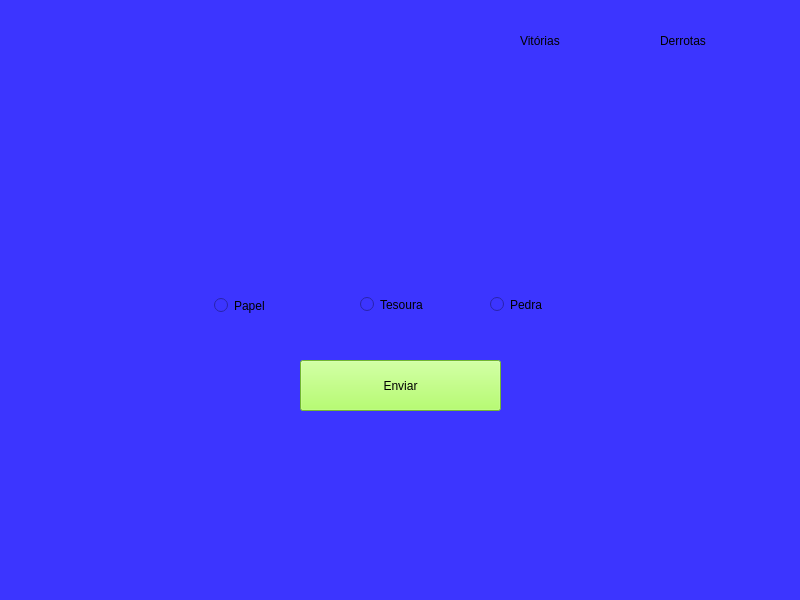
<?xml version="1.0" encoding="UTF-8"?>
<ui version="4.0">
 <class>MainWindow</class>
 <widget class="QMainWindow" name="MainWindow">
  <property name="geometry">
   <rect>
    <x>0</x>
    <y>0</y>
    <width>800</width>
    <height>600</height>
   </rect>
  </property>
  <property name="windowTitle">
   <string>MainWindow</string>
  </property>
  <property name="styleSheet">
   <string notr="true">background-color: rgb(60, 53, 255);</string>
  </property>
  <widget class="QWidget" name="centralwidget">
   <widget class="QRadioButton" name="radioPapel">
    <property name="geometry">
     <rect>
      <x>214</x>
      <y>290</y>
      <width>111</width>
      <height>31</height>
     </rect>
    </property>
    <property name="cursor">
     <cursorShape>PointingHandCursor</cursorShape>
    </property>
    <property name="styleSheet">
     <string notr="true">font: 10pt &quot;MS Shell Dlg 2&quot;;</string>
    </property>
    <property name="text">
     <string>Papel</string>
    </property>
   </widget>
   <widget class="QRadioButton" name="radioTesoura">
    <property name="geometry">
     <rect>
      <x>360</x>
      <y>289</y>
      <width>95</width>
      <height>31</height>
     </rect>
    </property>
    <property name="cursor">
     <cursorShape>PointingHandCursor</cursorShape>
    </property>
    <property name="styleSheet">
     <string notr="true">font: 10pt &quot;MS Shell Dlg 2&quot;;</string>
    </property>
    <property name="text">
     <string>Tesoura</string>
    </property>
   </widget>
   <widget class="QRadioButton" name="radioPedra">
    <property name="geometry">
     <rect>
      <x>490</x>
      <y>289</y>
      <width>95</width>
      <height>31</height>
     </rect>
    </property>
    <property name="cursor">
     <cursorShape>PointingHandCursor</cursorShape>
    </property>
    <property name="styleSheet">
     <string notr="true">font: 10pt &quot;MS Shell Dlg 2&quot;;</string>
    </property>
    <property name="text">
     <string>Pedra</string>
    </property>
   </widget>
   <widget class="QLabel" name="label">
    <property name="geometry">
     <rect>
      <x>40</x>
      <y>440</y>
      <width>711</width>
      <height>61</height>
     </rect>
    </property>
    <property name="styleSheet">
     <string notr="true">
font: 14pt &quot;MS Shell Dlg 2&quot;;</string>
    </property>
    <property name="text">
     <string/>
    </property>
   </widget>
   <widget class="QPushButton" name="pushButton">
    <property name="geometry">
     <rect>
      <x>300</x>
      <y>360</y>
      <width>201</width>
      <height>51</height>
     </rect>
    </property>
    <property name="styleSheet">
     <string notr="true">background-color: rgb(159, 255, 69);
font: 10pt &quot;MS Shell Dlg 2&quot;;</string>
    </property>
    <property name="text">
     <string>Enviar</string>
    </property>
   </widget>
   <widget class="QLabel" name="vitorias">
    <property name="geometry">
     <rect>
      <x>520</x>
      <y>100</y>
      <width>81</width>
      <height>31</height>
     </rect>
    </property>
    <property name="styleSheet">
     <string notr="true">font: 14pt &quot;MS Shell Dlg 2&quot;;
</string>
    </property>
    <property name="text">
     <string/>
    </property>
   </widget>
   <widget class="QLabel" name="derrotas">
    <property name="geometry">
     <rect>
      <x>670</x>
      <y>100</y>
      <width>91</width>
      <height>31</height>
     </rect>
    </property>
    <property name="styleSheet">
     <string notr="true">font: 14pt &quot;MS Shell Dlg 2&quot;;</string>
    </property>
    <property name="text">
     <string/>
    </property>
   </widget>
   <widget class="QLabel" name="label_2">
    <property name="geometry">
     <rect>
      <x>520</x>
      <y>20</y>
      <width>91</width>
      <height>41</height>
     </rect>
    </property>
    <property name="styleSheet">
     <string notr="true">
font: 16pt &quot;MS Shell Dlg 2&quot;;</string>
    </property>
    <property name="text">
     <string>Vitórias</string>
    </property>
   </widget>
   <widget class="QLabel" name="label_3">
    <property name="geometry">
     <rect>
      <x>660</x>
      <y>20</y>
      <width>111</width>
      <height>41</height>
     </rect>
    </property>
    <property name="styleSheet">
     <string notr="true">
font: 16pt &quot;MS Shell Dlg 2&quot;;</string>
    </property>
    <property name="text">
     <string>Derrotas</string>
    </property>
   </widget>
  </widget>
  <widget class="QMenuBar" name="menubar">
   <property name="geometry">
    <rect>
     <x>0</x>
     <y>0</y>
     <width>800</width>
     <height>26</height>
    </rect>
   </property>
  </widget>
  <widget class="QStatusBar" name="statusbar"/>
 </widget>
 <resources/>
 <connections/>
</ui>
